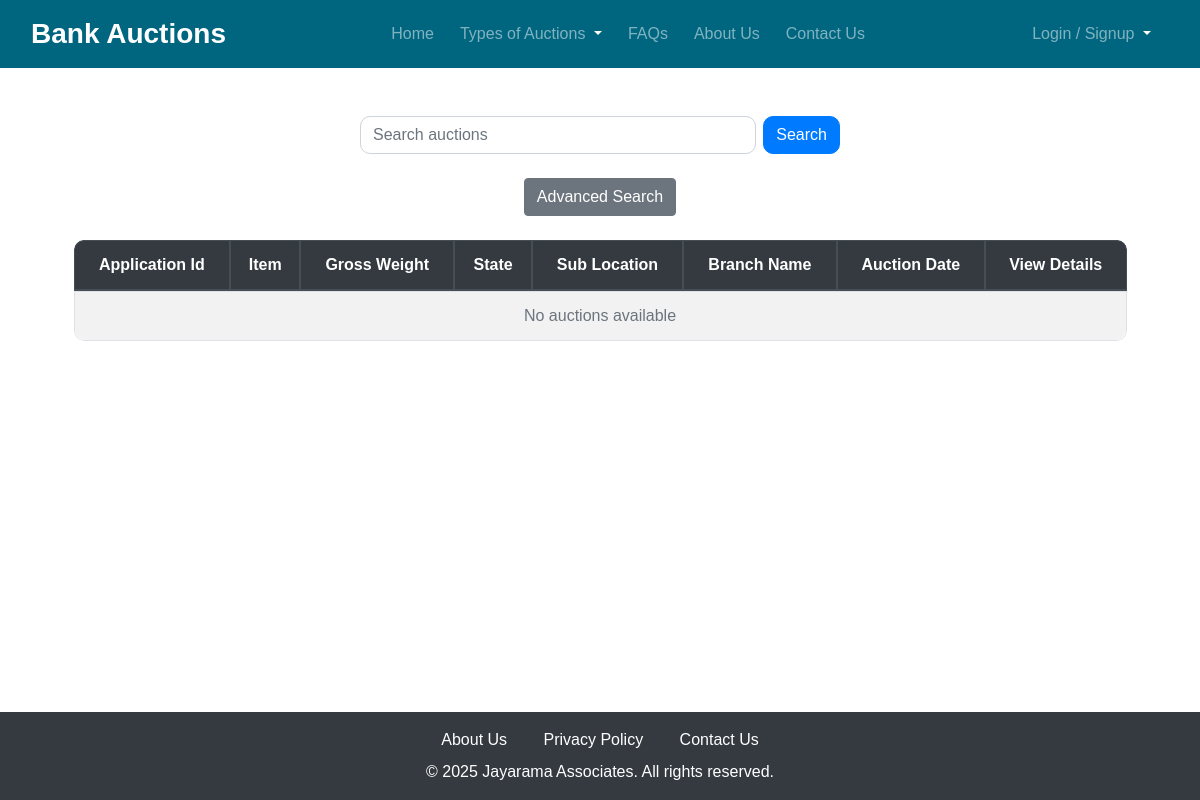
Before: /gold-auctions/ with the older database file.
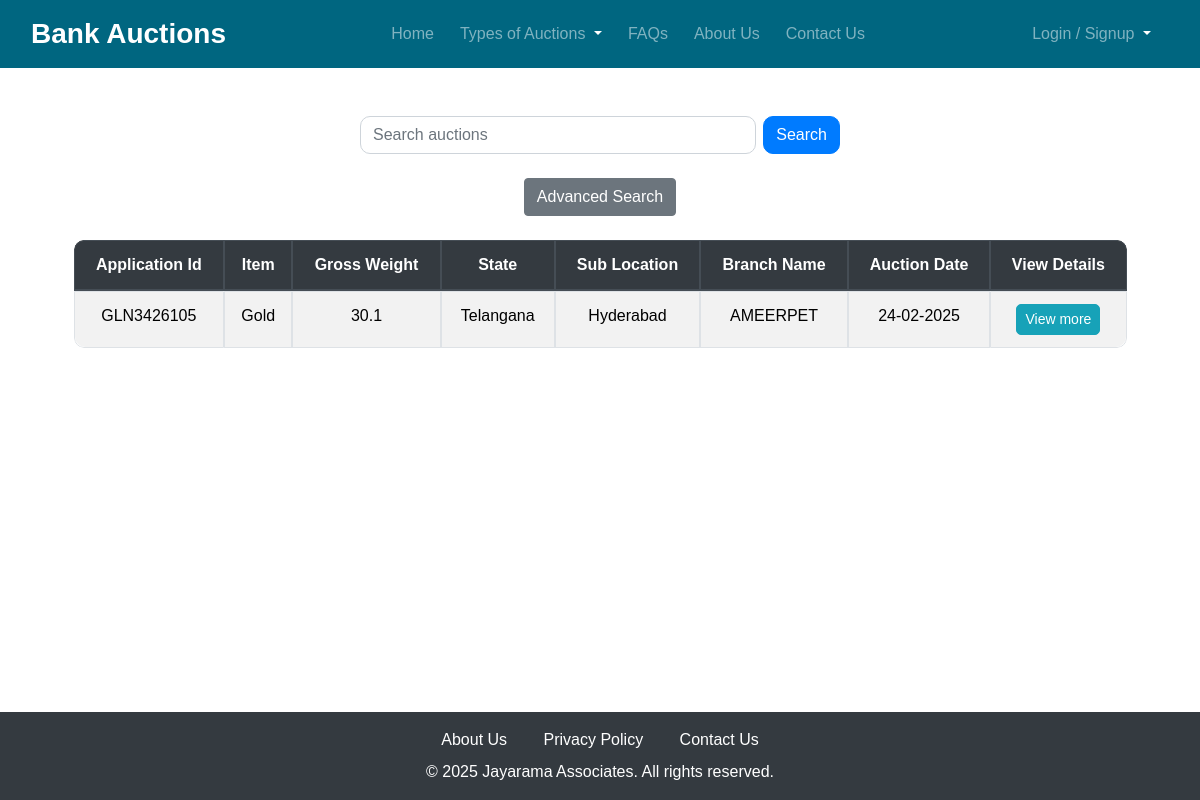
After: the same page with the newer database file.
### propertyapp/models.py (models this page shows, shortened)
class GoldAuction(models.Model):
    appl_apac = models.CharField(max_length=100)
    party_name = models.CharField(max_length=255, null=True, blank=True)
    item = models.ForeignKey(Items, on_delete=models.CASCADE, related_name="gold_auctions")
    gross_wgt = models.FloatField(validators=[MinValueValidator(0)])
    state = models.CharField(max_length=100)
    sub_location = models.CharField(max_length=100)
    branch_name = models.CharField(max_length=100)
    auction_date = models.DateField()
    created_at = models.DateTimeField(auto_now_add=True)
    class Meta:
        ordering = ["-created_at"]
    def get_absolute_url(self):
        return reverse('goldauction_detail', args=[str(self.id)])  # Ensure you have a corresponding URL pattern

class Items(models.Model):
    item_title = models.CharField(max_length=255)

### propertyapp/views.py (the view)
# urls.py: path('gold-auctions/', views.home_gold_auction, name='home_gold_auction'),
def home_gold_auction(request):
    properties = GoldAuction.objects.all()
    return render(request, 'properties/home_GoldAuction.html', {'properties': properties})

### propertyapp/templates/properties/home_GoldAuction.html (shortened to what this page needs)
{% extends 'properties/base.html' %}
{% load static %}
{% block extra_css %}
    <link rel="stylesheet" href="https://cdn.datatables.net/1.11.5/css/jquery.dataTables.min.css">
    <link rel="stylesheet" href="https://cdn.datatables.net/1.11.5/css/dataTables.bootstrap5.min.css">
{% endblock %}
{% block content %}
    <div class="mt-5">
        <form method="get" action="{% url 'search_property' %}" class="text-center mb-4" style="width: 40%; margin: 0 auto;">
            <div class="input-group justify-content-center">
                <input type="text" id="search-query" name="query" class="form-control me-2"
                       style="border-radius: 10px;" placeholder="Search auctions" value="{{ request.GET.query }}">
                <button type="submit" class="btn btn-primary" style="border-radius: 10px;">Search</button>
            </div>
        </form>
        <form action="{% url 'advanced_search' %}" method="get" class="text-center mb-4">
            <button type="submit" class="btn btn-secondary">Advanced Search</button>
        </form>
    </div>
    <div class="container-fluid">
        <div class="table-responsive" style="width: 90%; margin: 0 auto;">
            <table id="propertiesTable" class="table table-bordered table-striped table-hover custom-table">
                <thead class="thead-dark text-center">
                    <tr>
                        <th>Application Id</th>
                        <th>Item</th>
                        <th>Gross Weight</th>
                        <th>State</th>
                        <th>Sub Location</th>
                        <th>Branch Name</th>
                        <th>Auction Date</th>
                        <th>View Details</th>
                    </tr>
                </thead>
                <tbody class="text-center">
                    {% for property in properties %}
                        <tr>
                            <td>{{ property.appl_apac }}</td>
                            <td>{{ property.item.item_title }}</td>
                            <td>{{ property.gross_wgt }}</td>
                            <td>{{ property.state }}</td>
                            <td>{{ property.sub_location }}</td>
                            <td>{{ property.branch_name }}</td>
                            <td>{{ property.auction_date|date:"d-m-Y" }}</td>
                            <td>
                                <a href="{{ property.get_absolute_url }}" class="btn btn-info btn-sm" style="border-radius: 5px;">
                                    View more
                                </a>
                            </td>
                        </tr>
                    {% empty %}
                        <tr>
                            <td colspan="8" class="text-center text-muted">No auctions available</td>
                        </tr>
                    {% endfor %}
                </tbody>
            </table>
        </div>
    </div>
{% endblock %}

Changed rows visible on the page:
added GoldAuction: appl_apac "GLN3426105", item.item_title "Gold", gross_wgt "30.1", state "Telangana", sub_location "Hyderabad", branch_name "AMEERPET", auction_date "24-02-2025"
Other visible differences:
text no longer shown: "No auctions available"
